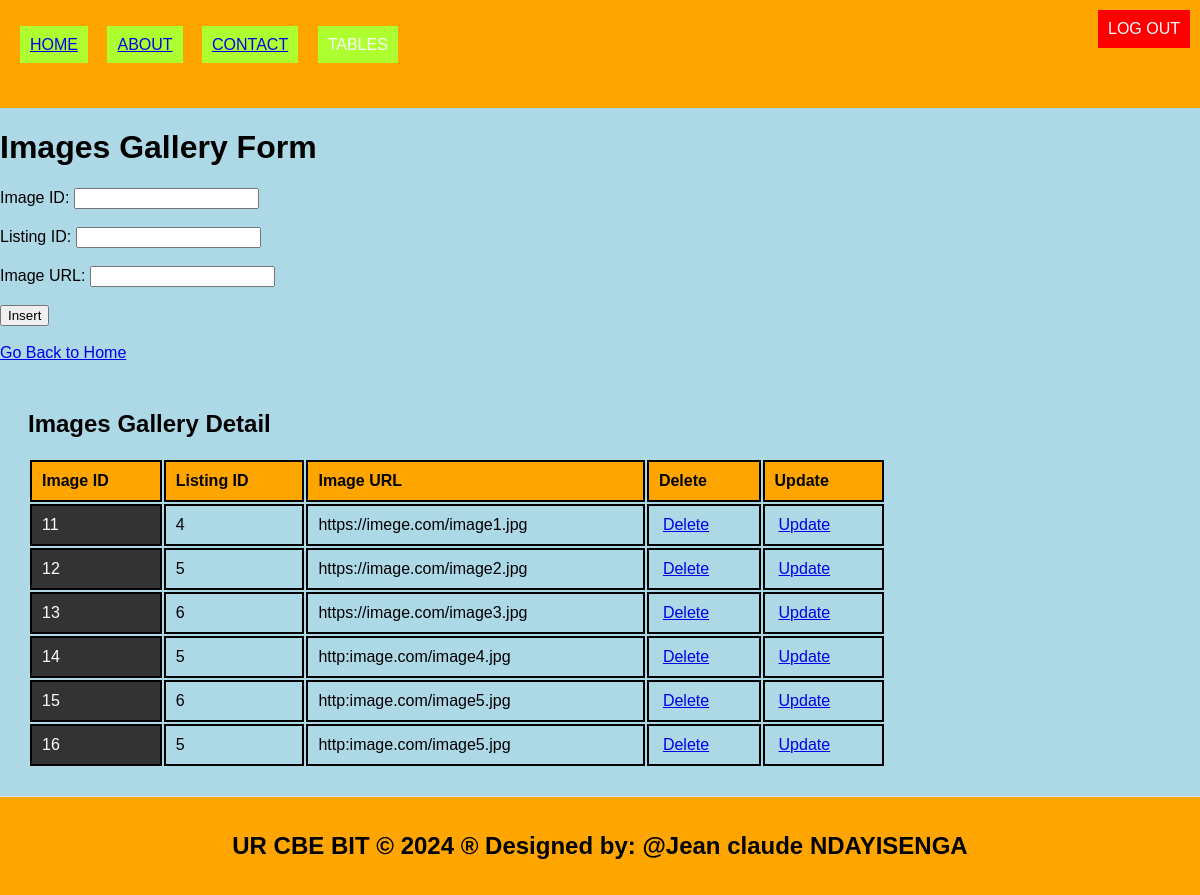
The page /imagesgallery.php on the database its author committed.
### tables this page shows
CREATE TABLE `imagesgallery` (
  `image_id` int(11) NOT NULL,
  `listing_id` int(11) DEFAULT NULL,
  `image_url` varchar(255) DEFAULT NULL
);

### imagesgallery.php (the view, shortened to what this page needs)
<!DOCTYPE html>
<html lang="en">
<head>
  <link rel="stylesheet" type="text/css" href="style.css">
</head>
<body style="background-color: lightblue;">
  <header>
    <a class="logout"href="logout.php" style="padding: 10px; color: white; background: red; text-decoration: none;">LOG OUT</a>
    <ul style="list-style-type: none; padding: 0;">
      <li style="display: inline; margin-right: 10px;">
        <ul style="list-style-type: none; padding: 0;">
          <li style="display: inline; margin-right: 8px;padding: 10px; color: white; background-color: greenyellow; text-decoration: none; margin-right: 15px;"><a href="./home.html">HOME</a></li>
          <li style="display: inline; margin-right: 10px;padding: 10px; color: white; background-color: greenyellow; text-decoration: none; margin-right: 15px;"><a href="./about.html">ABOUT</a></li>
          <li style="display: inline; margin-right: 10px;padding: 10px; color: white; background-color: greenyellow; text-decoration: none; margin-right: 15px;"><a href="./contact.html">CONTACT</a></li>
          <li class="dropdown" style="display: inline;">
            <a href="#" style="padding: 10px; color: white; background-color: greenyellow; text-decoration: none; margin-right: 15px;"> TABLES </a>
          </li>
        </ul>
      </li>
    </ul>
  </header>
  <body style="background-color: yellowgreen;">
    <h1>Images Gallery Form</h1>
    <form method="post" onsubmit="return confirmInsert();">
      <label for="image_id">Image ID:</label>
      <input type="number" id="image_id" name="image_id" required><br><br>
      <label for="listing_id">Listing ID:</label>
      <input type="number" id="listing_id" name="listing_id" required><br><br>
      <label for="image_url">Image URL:</label>
      <input type="text" id="image_url" name="image_url" required><br><br>
      <input type="submit" name="add" value="Insert"><br><br>
      <a href="./home.html">Go Back to Home</a>
    </form>
    <?php
    include('database_connection.php');
    ?>
    <section>
      <h2>Images Gallery Detail</h2>
      <table>
        <tr>
          <th>Image ID</th>
          <th>Listing ID</th>
          <th>Image URL</th>
          <th>Delete</th>
          <th>Update</th>
        </tr>
        <?php
        $sql = "SELECT * FROM imagesgallery";
        $result = $connection->query($sql);
        if ($result->num_rows > 0) {
          while ($row = $result->fetch_assoc()) {
            echo "<tr>
              <td>{$row['image_id']}</td>
              <td>{$row['listing_id']}</td>
              <td>{$row['image_url']}</td>
              <td><a style='padding:4px' href='delete_image.php?image_id={$row['image_id']}'>Delete</a></td>
              <td><a style='padding:4px' href='update_image.php?image_id={$row['image_id']}'>Update</a></td>
            </tr>";
          }
        } else {
          echo "<tr><td colspan='5'>No data found</td></tr>";
        }
        ?>
      </table>
    </section>
    <footer>
      <h2>UR CBE BIT &copy; 2024 &reg; Designed by: @Jean claude NDAYISENGA</h2>
    </footer>
  </body>
</html>

### style.css (style rules this page uses)
body { font-family: Arial, sans-serif; margin: 0; padding: 0; }
.dropdown { position: relative; display: none; margin-right: 15px; }
body { font-family: Arial,sans-serif; margin:0; padding:0; }
header { background-color:orange; padding: 20px; }
footer { text-align: center; padding: 15px; background-color:orange; }
.dropdown { position: right; display:right; direction:rtl; }
section { padding:28px; border-bottom: 1px solid #ddd; }

### imagesgallery.php (style rules this page uses)
.logout { position: absolute; top: 10px; right: 10px; }
table { width: 75%; border-collapse: revert; }
td:first-child { background-color: #333333; color: #ffffff; }
td { padding: 8px; border-bottom: 1px solid #dddddd; }
th, td { border: 2px solid black; padding: 10px; text-align: left; }
th { background-color: orange; }

### rows shown on the page
imagesgallery: image_id "11", listing "4", image_url "https://imege.com/image1.jpg"
imagesgallery: image_id "12", listing "5", image_url "https://image.com/image2.jpg"
imagesgallery: image_id "13", listing "6", image_url "https://image.com/image3.jpg"
imagesgallery: image_id "14", listing "5", image_url "http:image.com/image4.jpg"
imagesgallery: image_id "15", listing "6", image_url "http:image.com/image5.jpg"
imagesgallery: image_id "16", listing "5", image_url "http:image.com/image5.jpg"
